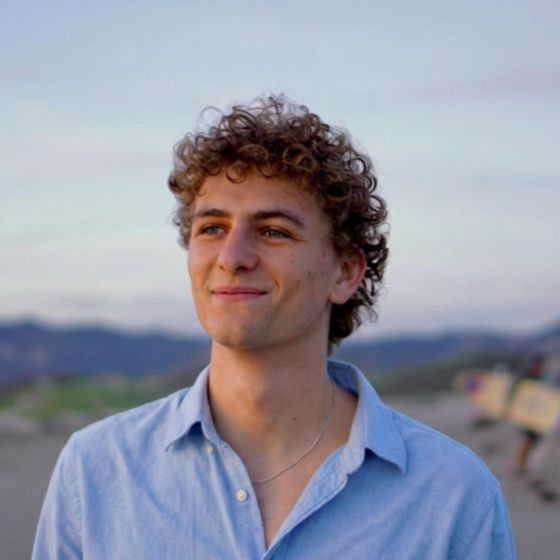
#> input picture assets/founder-luke.jpg, 560 x 560 px
$ python remove_bg.py ../assets/founder-luke.jpg ../assets/founder-will.jpg
#> lines starting #> are read from the running program, lines starting #| are printed output that depends on the picture; after the words box and inside, x2 and y2 are one past the last pixel; in counts of white or black regions, pixels touching at a corner belong together
"""
Remove the smooth mint-gradient background from the bayzl product photo.

Naive color-distance keying fails here: the jar's own label has pale sage
sections that are close in color to the gradient backdrop, so simple
per-pixel thresholding punches holes *inside* the product, not just around
it. The fix is to only key out background pixels that are connected to the
image border — anything enclosed by the jar's silhouette survives even if
its color happens to match the backdrop.

Steps:
  1. Estimate a smooth per-row background color from thin strips at the far
     left/right edges of each row (always background in this composition).
  2. Build a *candidate* background mask from color distance to that estimate.
  3. Keep only the candidates connected to the image border (flood fill /
     connected-component labeling) — this is what prevents interior holes.
  4. Feather the resulting matte so the cutout edge isn't jagged.
"""
import sys
import numpy as np
from PIL import Image, ImageFilter
from scipy import ndimage

def remove_background(in_path, out_path, thresh=32, feather=1.6, pad=48):
#> called with in_path = '../assets/founder-luke.jpg', out_path = '../assets/founder-will.jpg', thresh = 32, feather = 1.6, pad = 48
    img = Image.open(in_path).convert("RGB")
#> img is the input picture: PIL image 560x560 RGB; mean R, G, B 148.4, 150.5, 164.5
    arr = np.asarray(img).astype(np.float32)
    h, w, _ = arr.shape
#> h = 560; w = 560

    # Per-row background estimate from edge strips (robust to the vertical
    # gradient — each row's own edges are always pure background here).
    strip = 14
    row_bg = np.concatenate([arr[:, :strip, :], arr[:, -strip:, :]], axis=1).mean(axis=1)
#> row_bg = 560 rows, first 8: [173.5, 186.8, 211.1], [173.5, 186.8, 211.1], [173.5, 186.8, 211.1], [173.5, 186.8, 211.1], [173.8, 187.1, 211.4], [173.8, 187.1, 211.4], [173.8, 187.1, 211.4], [173.8, 187.1, 211.4]
    dist = np.sqrt(((arr - row_bg[:, None, :]) ** 2).sum(axis=2))
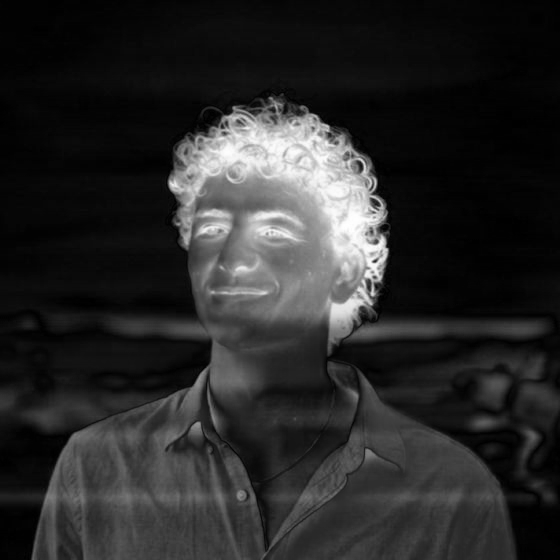
#> dist: shape (560, 560) float32; min 0, max 357.5, mean 58.2; drawn with min black and max white

    candidate_bg = dist < thresh
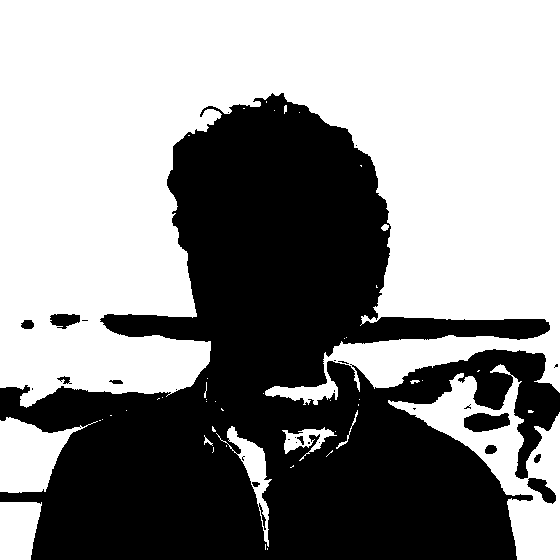
#> candidate_bg: shape (560, 560) bool; 56.4% white; 28 black regions (17 under 20 px), largest, box (x1, y1, x2, y2) and area: (0, 93, 560, 560) 134795, (464, 413, 510, 432) 666, (527, 478, 556, 504) 374

    # Only keep background candidates reachable from the border — this is
    # the key step that stops pale label pixels *inside* the jar from being
    # mistaken for background just because the color is similar.
    labeled, _ = ndimage.label(candidate_bg)
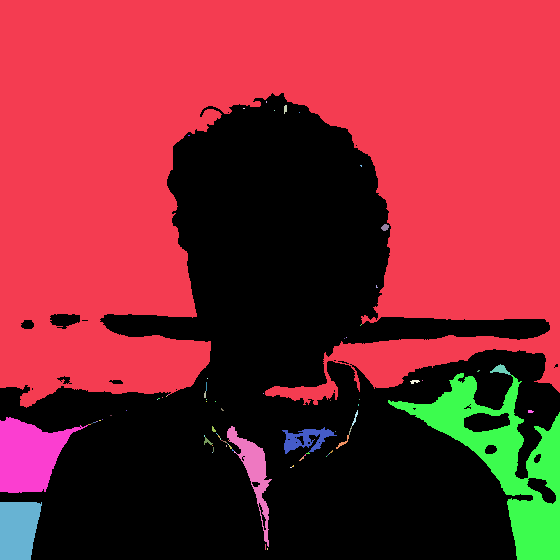
#> labeled: shape (560, 560) int32; 87 distinct labels, from 0 to 86; one colour per label, 0 black
    border_labels = set(labeled[0, :]) | set(labeled[-1, :]) | set(labeled[:, 0]) | set(labeled[:, -1])
#> border_labels = 5 items
    border_labels.discard(0)
    border_connected = np.isin(labeled, list(border_labels))
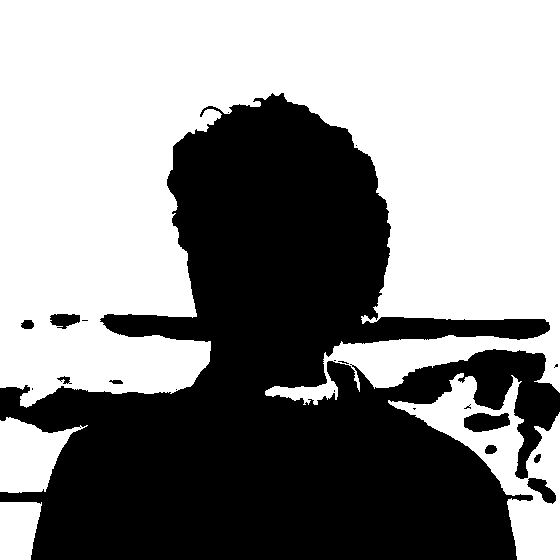
#> border_connected: shape (560, 560) bool; 55.6% white; 20 black regions (11 under 20 px), largest, box (x1, y1, x2, y2) and area: (0, 93, 560, 560) 137471, (464, 413, 510, 432) 666, (527, 478, 556, 504) 374

    alpha = np.where(border_connected, 0, 255).astype(np.uint8)
    alpha_img = Image.fromarray(alpha, mode="L").filter(ImageFilter.GaussianBlur(feather))
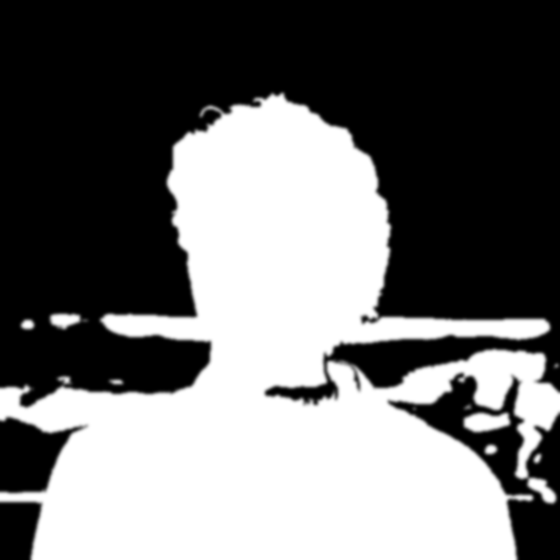
#> alpha_img: PIL image 560x560 L; min 0, max 255, mean 113.2

    out = img.convert("RGBA")
    out.putalpha(alpha_img)
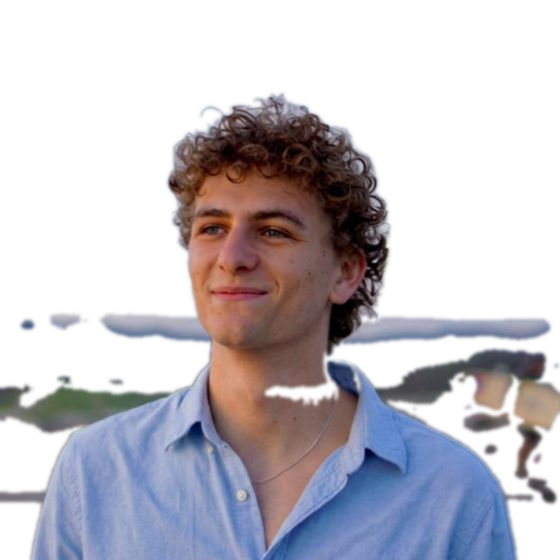
#> out: PIL image 560x560 RGBA; mean R, G, B, A 148.4, 150.5, 164.5, 113.2; transparent parts drawn white

    # Crop tightly to the opaque content with a little breathing room, so the
    # export isn't mostly empty transparent canvas.
    a = np.asarray(alpha_img)
    ys, xs = np.where(a > 10)
    x0, x1 = max(xs.min() - pad, 0), min(xs.max() + pad, w)
#> x0 = 0; x1 = 560
    y0, y1 = max(ys.min() - pad, 0), min(ys.max() + pad, h)
#> y0 = 43; y1 = 560
    out = out.crop((x0, y0, x1, y1))
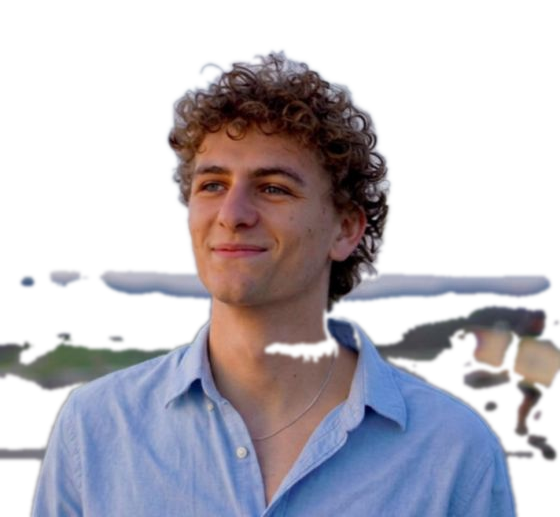
#> out: PIL image 560x517 RGBA; mean R, G, B, A 145.7, 146.8, 160.4, 122.6; transparent parts drawn white

    out.save(out_path)
    print(f"Saved {out_path} ({out.size[0]}x{out.size[1]})")
#| Saved ../assets/founder-will.jpg (560x517)

if __name__ == "__main__":
    remove_background(sys.argv[1], sys.argv[2])
